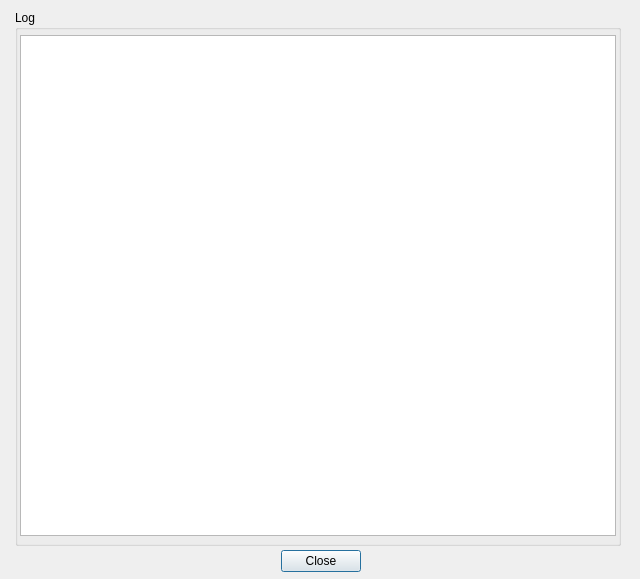
<?xml version="1.0" encoding="UTF-8"?>
<ui version="4.0">
 <class>LogDialogUI</class>
 <widget class="QDialog" name="LogDialogUI">
  <property name="geometry">
   <rect>
    <x>0</x>
    <y>0</y>
    <width>640</width>
    <height>579</height>
   </rect>
  </property>
  <property name="windowTitle">
   <string>Log</string>
  </property>
  <widget class="QDialogButtonBox" name="buttonBox">
   <property name="geometry">
    <rect>
     <x>270</x>
     <y>545</y>
     <width>91</width>
     <height>32</height>
    </rect>
   </property>
   <property name="orientation">
    <enum>Qt::Horizontal</enum>
   </property>
   <property name="standardButtons">
    <set>QDialogButtonBox::Close</set>
   </property>
  </widget>
  <widget class="QGroupBox" name="logGroupBox">
   <property name="geometry">
    <rect>
     <x>15</x>
     <y>10</y>
     <width>606</width>
     <height>536</height>
    </rect>
   </property>
   <property name="toolTip">
    <string>Log entries for one or more entities.</string>
   </property>
   <property name="title">
    <string>Log</string>
   </property>
   <widget class="QPlainTextEdit" name="logText">
    <property name="geometry">
     <rect>
      <x>5</x>
      <y>25</y>
      <width>596</width>
      <height>501</height>
     </rect>
    </property>
   </widget>
  </widget>
 </widget>
 <resources/>
 <connections>
  <connection>
   <sender>buttonBox</sender>
   <signal>accepted()</signal>
   <receiver>LogDialogUI</receiver>
   <slot>accept()</slot>
   <hints>
    <hint type="sourcelabel">
     <x>248</x>
     <y>254</y>
    </hint>
    <hint type="destinationlabel">
     <x>157</x>
     <y>274</y>
    </hint>
   </hints>
  </connection>
  <connection>
   <sender>buttonBox</sender>
   <signal>rejected()</signal>
   <receiver>LogDialogUI</receiver>
   <slot>reject()</slot>
   <hints>
    <hint type="sourcelabel">
     <x>316</x>
     <y>260</y>
    </hint>
    <hint type="destinationlabel">
     <x>286</x>
     <y>274</y>
    </hint>
   </hints>
  </connection>
 </connections>
</ui>
